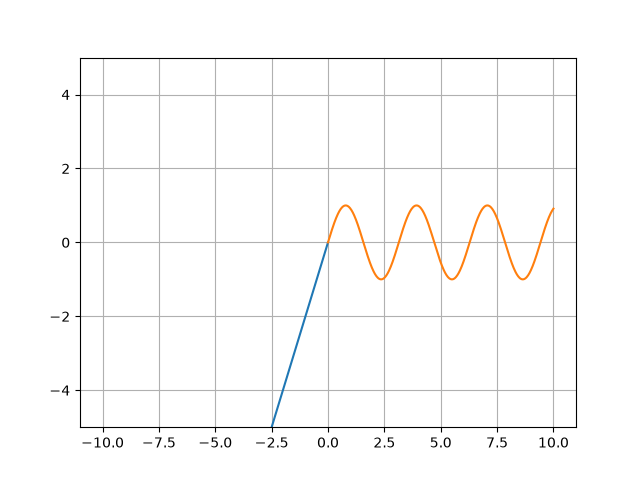

The script that saved this image:
import matplotlib.pyplot as plt
import numpy as np

x1=np.linspace(-10,0,500)
x2=np.linspace(0,10,500)
y2=np.sin(2*x2)
y1=2*x1

plt.ylim(-5, 5)


plt.plot(x1, y1)
plt.plot(x2, y2)
plt.grid(True)
plt.legend
plt.savefig('Q46.png')
